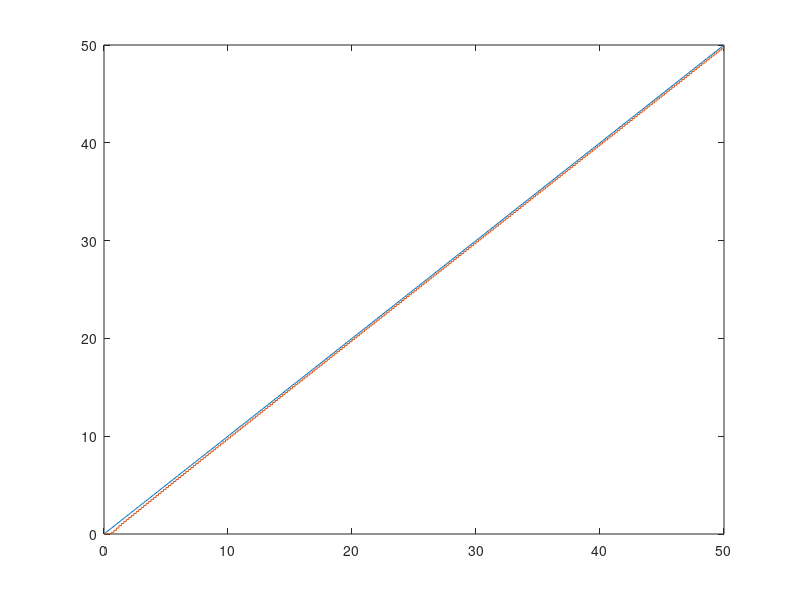

Source code (MATLAB):

T = 0.2; 
z = tf('z', T);

Gc = 12.67*(z-0.6703)/(z-0.2543);
Gz = (0.0175*z + 0.0154)/(z^2 - 1.6703*z + 0.6703);
Gp = (z - 0.97)/(z - 0.99);

Geq = Gc*Gz*Gp;

H = feedback(Geq, 1);

t = 0:T:50;  % the time vector

input = t;   % assuming ramp with slope=1
y = lsim(H, input, t);
plot(t,t)
hold on
stairs(t,y)


